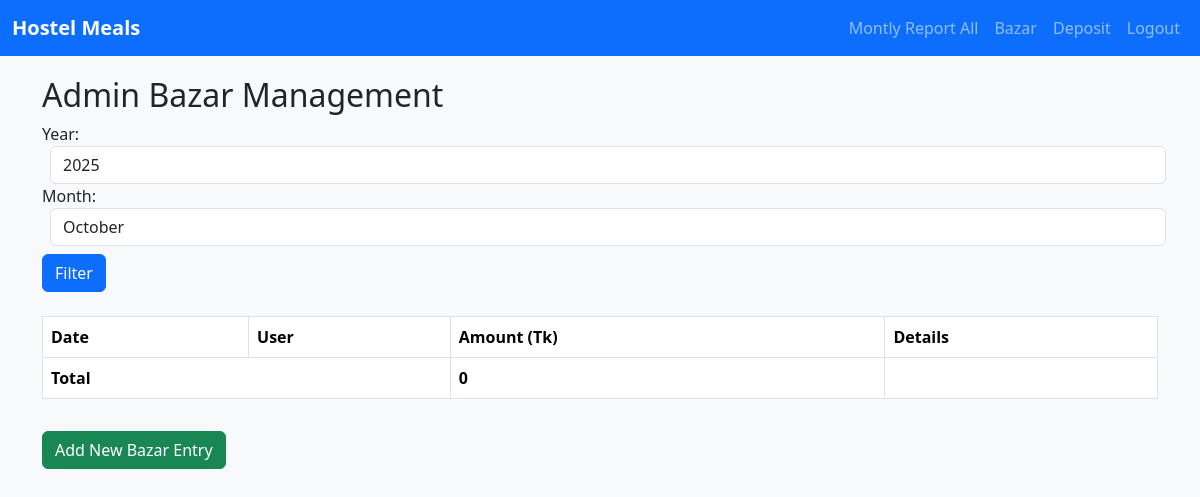
/admin-bazar/ (signed in), run on an earlier commit of the app's database.
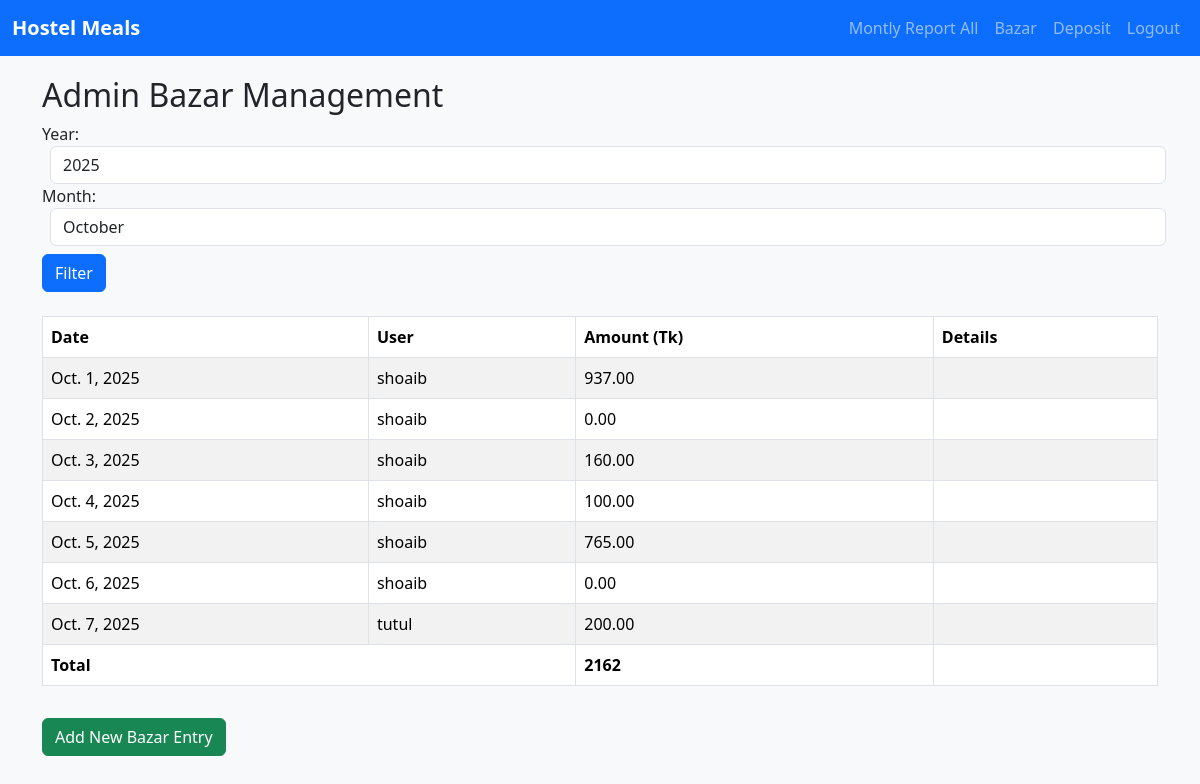
And on a later commit of the database.
### mealapp/models.py (models this page shows, shortened)
class Bazar(models.Model):
    user = models.ForeignKey(User, on_delete=models.SET_NULL, null=True)
    date = models.DateField()
    amount = models.DecimalField(max_digits=10, decimal_places=2)
    details = models.TextField(blank=True, null=True)

### mealapp/views.py (the view)
# urls.py: path('admin-bazar/', views.admin_bazar, name='admin_bazar'),
@login_required
@user_passes_test(is_admin)
def admin_bazar(request):
    today = date.today()
    year = int(request.GET.get('year', today.year))
    month = int(request.GET.get('month', today.month))
    months = {i: calendar.month_name[i] for i in range(1, 13)}
    bazar_list = Bazar.objects.filter(date__year=year, date__month=month).order_by('date')
    total_amount = bazar_list.aggregate(total=models.Sum('amount'))['total'] or 0
    context = {
        'bazar_list': bazar_list,
        'year': year,
        'month': month,
        'months': months,
        'total_amount': total_amount
    }
    return render(request, 'admin_bazar.html', context)

### mealapp/views.py (called while the page is built)
def is_admin(user):
    return user.is_staff or user.is_superuser

### templates/admin_bazar.html (shortened to what this page needs)
{% extends 'base.html' %}
{% block content %}
<h2>Admin Bazar Management</h2>
<form method="get" class="form-inline mb-3">
    <label>Year:</label>
    <input type="number" name="year" value="{{ year }}" class="form-control mx-2" min="2020" max="2100">
    <label>Month:</label>
    <select name="month" class="form-control mx-2">
        {% for num, name in months.items %}
            <option value="{{ num }}" {% if num == month %}selected{% endif %}>{{ name }}</option>
        {% endfor %}
    </select>
    <button class="btn btn-primary my-2">Filter</button>
</form>
<table class="table table-bordered table-striped">
    <thead>
        <tr>
            <th>Date</th>
            <th>User</th>
            <th>Amount (Tk)</th>
            <th>Details</th>
        </tr>
    </thead>
    <tbody>
        {% for bazar in bazar_list %}
        <tr>
            <td>{{ bazar.date }}</td>
            <td>
                {% if bazar.user %}
                    {{ bazar.user.username }}
                {% else %}
                    N/A
                {% endif %}
            </td>
            <td>{{ bazar.amount }}</td>
            <td>{{ bazar.details }}</td>
        </tr>
        {% endfor %}
    </tbody>
    <tfoot>
        <tr>
            <th colspan="2">Total</th>
            <th>{{ total_amount }}</th>
            <th></th>
        </tr>
    </tfoot>
</table>
<a href="{% url 'add_bazar' %}" class="btn btn-success mt-3">Add New Bazar Entry</a>
{% endblock %}

### templates/base.html (shortened to what this page needs)
<!DOCTYPE html>
<html lang="en">
<head>
    <link href="https://cdn.jsdelivr.net/npm/bootstrap@5.3.2/dist/css/bootstrap.min.css" rel="stylesheet">
</head>
<body>
    <nav class="navbar navbar-expand-lg navbar-dark bg-primary">
        <div class="container-fluid">
            <a class="navbar-brand" href="{% url 'dashboard' %}">Hostel Meals</a>
            <div class="collapse navbar-collapse" id="navbarNav">
                <ul class="navbar-nav ms-auto">
                    {% if request.user.is_staff %}
                    <li class="nav-item">
                        <a class="nav-link" href="{% url 'member_report_all' %}">Montly Report All</a>
                    </li>
                    <li class="nav-item">
                        <a class="nav-link" href="{% url 'admin_bazar' %}">Bazar</a>
                    </li>
                    <li class="nav-item">
                        <a class="nav-link" href="{% url 'admin_deposit' %}">Deposit</a>
                    </li>
                    {% endif %}
                    <li class="nav-item">
                        <a class="nav-link" href="{% url 'logout' %}">Logout</a>
                    </li>
                </ul>
            </div>
        </div>
    </nav>
    <div class="container content-container">
        {% block content %}{% endblock %}
    </div>
</body>
</html>

### templates/base.html (style rules this page uses)
body { background-color: #f8f9fa; }
.navbar-brand { font-weight: bold; }
.content-container { margin-top: 20px; }

What changed in the data, as far as the page shows it:
added Bazar: date "Oct. 1, 2025", user.username "shoaib", amount "937.00"
added Bazar: date "Oct. 2, 2025", user.username "shoaib", amount "0.00"
added Bazar: date "Oct. 3, 2025", user.username "shoaib", amount "160.00"
added Bazar: date "Oct. 4, 2025", user.username "shoaib", amount "100.00"
added Bazar: date "Oct. 5, 2025", user.username "shoaib", amount "765.00"
added Bazar: date "Oct. 6, 2025", user.username "shoaib", amount "0.00"
added Bazar: date "Oct. 7, 2025", user.username "tutul", amount "200.00"
Also different on the page:
{{ total_amount }}: "0" → "2162"
